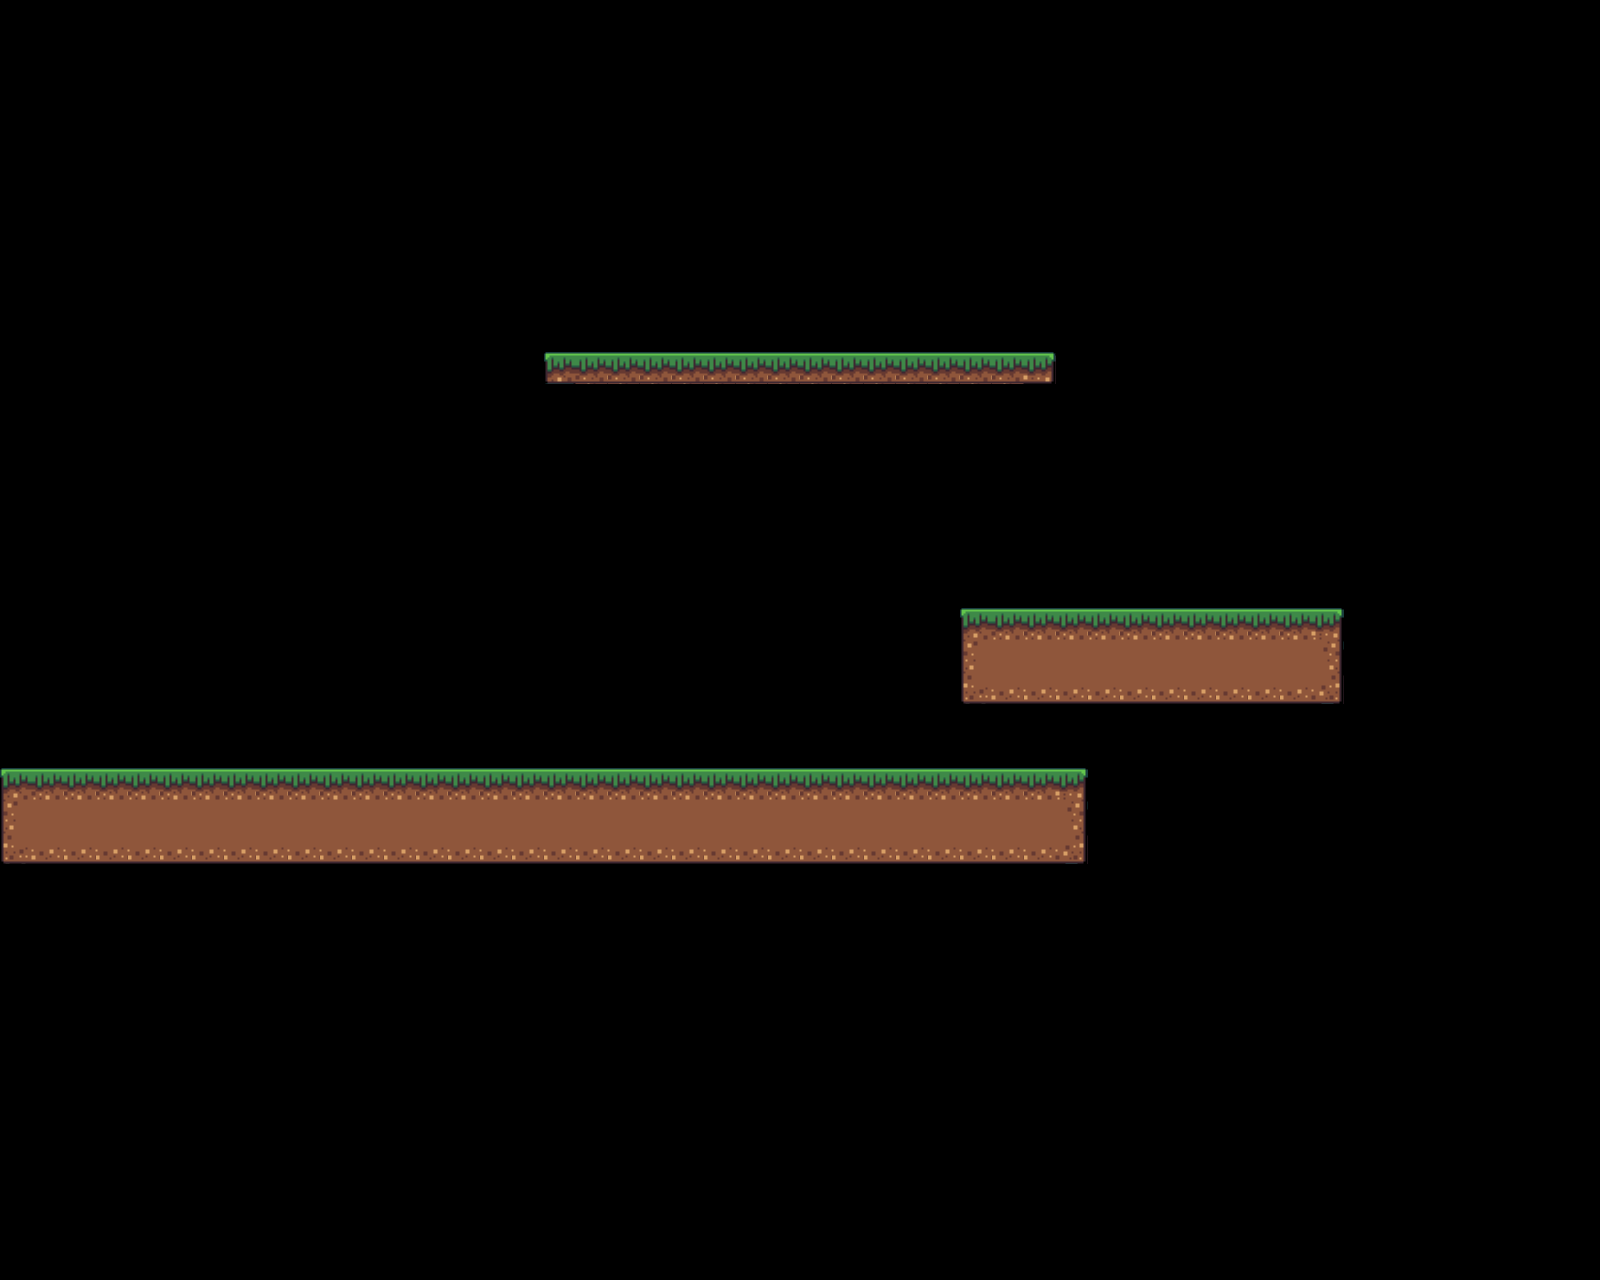

Tiled map render using the project's own tile images. Description and the whole map definition, tile-layer contents included, below:
An orthogonal 50x40 tile map with 32x32 px tiles, 1 tile layer (ground) and 10 objects.

<map version="1.10" tiledversion="1.10.2" orientation="orthogonal" renderorder="right-down" width="50" height="40" tilewidth="32" tileheight="32" infinite="0" nextlayerid="4" nextobjectid="11">
 <tileset firstgid="1" source="tileset_32x32.tsx" />
 <layer id="1" name="ground" width="50" height="40">
  <data encoding="csv">
0,0,0,0,0,0,0,0,0,0,0,0,0,0,0,0,0,0,0,0,0,0,0,0,0,0,0,0,0,0,0,0,0,0,0,0,0,0,0,0,0,0,0,0,0,0,0,0,0,0,
0,0,0,0,0,0,0,0,0,0,0,0,0,0,0,0,0,0,0,0,0,0,0,0,0,0,0,0,0,0,0,0,0,0,0,0,0,0,0,0,0,0,0,0,0,0,0,0,0,0,
0,0,0,0,0,0,0,0,0,0,0,0,0,0,0,0,0,0,0,0,0,0,0,0,0,0,0,0,0,0,0,0,0,0,0,0,0,0,0,0,0,0,0,0,0,0,0,0,0,0,
0,0,0,0,0,0,0,0,0,0,0,0,0,0,0,0,0,0,0,0,0,0,0,0,0,0,0,0,0,0,0,0,0,0,0,0,0,0,0,0,0,0,0,0,0,0,0,0,0,0,
0,0,0,0,0,0,0,0,0,0,0,0,0,0,0,0,0,0,0,0,0,0,0,0,0,0,0,0,0,0,0,0,0,0,0,0,0,0,0,0,0,0,0,0,0,0,0,0,0,0,
0,0,0,0,0,0,0,0,0,0,0,0,0,0,0,0,0,0,0,0,0,0,0,0,0,0,0,0,0,0,0,0,0,0,0,0,0,0,0,0,0,0,0,0,0,0,0,0,0,0,
0,0,0,0,0,0,0,0,0,0,0,0,0,0,0,0,0,0,0,0,0,0,0,0,0,0,0,0,0,0,0,0,0,0,0,0,0,0,0,0,0,0,0,0,0,0,0,0,0,0,
0,0,0,0,0,0,0,0,0,0,0,0,0,0,0,0,0,0,0,0,0,0,0,0,0,0,0,0,0,0,0,0,0,0,0,0,0,0,0,0,0,0,0,0,0,0,0,0,0,0,
0,0,0,0,0,0,0,0,0,0,0,0,0,0,0,0,0,0,0,0,0,0,0,0,0,0,0,0,0,0,0,0,0,0,0,0,0,0,0,0,0,0,0,0,0,0,0,0,0,0,
0,0,0,0,0,0,0,0,0,0,0,0,0,0,0,0,0,0,0,0,0,0,0,0,0,0,0,0,0,0,0,0,0,0,0,0,0,0,0,0,0,0,0,0,0,0,0,0,0,0,
0,0,0,0,0,0,0,0,0,0,0,0,0,0,0,0,0,0,0,0,0,0,0,0,0,0,0,0,0,0,0,0,0,0,0,0,0,0,0,0,0,0,0,0,0,0,0,0,0,0,
0,0,0,0,0,0,0,0,0,0,0,0,0,0,0,0,0,4,5,5,5,5,5,5,5,5,5,5,5,5,5,5,6,0,0,0,0,0,0,0,0,0,0,0,0,0,0,0,0,0,
0,0,0,0,0,0,0,0,0,0,0,0,0,0,0,0,0,0,0,0,0,0,0,0,0,0,0,0,0,0,0,0,0,0,0,0,0,0,0,0,0,0,0,0,0,0,0,0,0,0,
0,0,0,0,0,0,0,0,0,0,0,0,0,0,0,0,0,0,0,0,0,0,0,0,0,0,0,0,0,0,0,0,0,0,0,0,0,0,0,0,0,0,0,0,0,0,0,0,0,0,
0,0,0,0,0,0,0,0,0,0,0,0,0,0,0,0,0,0,0,0,0,0,0,0,0,0,0,0,0,0,0,0,0,0,0,0,0,0,0,0,0,0,0,0,0,0,0,0,0,0,
0,0,0,0,0,0,0,0,0,0,0,0,0,0,0,0,0,0,0,0,0,0,0,0,0,0,0,0,0,0,0,0,0,0,0,0,0,0,0,0,0,0,0,0,0,0,0,0,0,0,
0,0,0,0,0,0,0,0,0,0,0,0,0,0,0,0,0,0,0,0,0,0,0,0,0,0,0,0,0,0,0,0,0,0,0,0,0,0,0,0,0,0,0,0,0,0,0,0,0,0,
0,0,0,0,0,0,0,0,0,0,0,0,0,0,0,0,0,0,0,0,0,0,0,0,0,0,0,0,0,0,0,0,0,0,0,0,0,0,0,0,0,0,0,0,0,0,0,0,0,0,
0,0,0,0,0,0,0,0,0,0,0,0,0,0,0,0,0,0,0,0,0,0,0,0,0,0,0,0,0,0,0,0,0,0,0,0,0,0,0,0,0,0,0,0,0,0,0,0,0,0,
0,0,0,0,0,0,0,0,0,0,0,0,0,0,0,0,0,0,0,0,0,0,0,0,0,0,0,0,0,0,1,2,2,2,2,2,2,2,2,2,2,3,0,0,0,0,0,0,0,0,
0,0,0,0,0,0,0,0,0,0,0,0,0,0,0,0,0,0,0,0,0,0,0,0,0,0,0,0,0,0,8,9,9,9,9,9,9,9,9,9,9,10,0,0,0,0,0,0,0,0,
0,0,0,0,0,0,0,0,0,0,0,0,0,0,0,0,0,0,0,0,0,0,0,0,0,0,0,0,0,0,15,16,16,16,16,16,16,16,16,16,16,17,0,0,0,0,0,0,0,0,
0,0,0,0,0,0,0,0,0,0,0,0,0,0,0,0,0,0,0,0,0,0,0,0,0,0,0,0,0,0,0,0,0,0,0,0,0,0,0,0,0,0,0,0,0,0,0,0,0,0,
0,0,0,0,0,0,0,0,0,0,0,0,0,0,0,0,0,0,0,0,0,0,0,0,0,0,0,0,0,0,0,0,0,0,0,0,0,0,0,0,0,0,0,0,0,0,0,0,0,0,
1,2,2,2,2,2,2,2,2,2,2,2,2,2,2,2,2,2,2,2,2,2,2,2,2,2,2,2,2,2,2,2,2,3,0,0,0,0,0,0,0,0,0,0,0,0,0,0,0,0,
8,9,9,9,9,9,9,9,9,9,9,9,9,9,9,9,9,9,9,9,9,9,9,9,9,9,9,9,9,9,9,9,9,10,0,0,0,0,0,0,0,0,0,0,0,0,0,0,0,0,
15,16,16,16,16,16,16,16,16,16,16,16,16,16,16,16,16,16,16,16,16,16,16,16,16,16,16,16,16,16,16,16,16,17,0,0,0,0,0,0,0,0,0,0,0,0,0,0,0,0,
0,0,0,0,0,0,0,0,0,0,0,0,0,0,0,0,0,0,0,0,0,0,0,0,0,0,0,0,0,0,0,0,0,0,0,0,0,0,0,0,0,0,0,0,0,0,0,0,0,0,
0,0,0,0,0,0,0,0,0,0,0,0,0,0,0,0,0,0,0,0,0,0,0,0,0,0,0,0,0,0,0,0,0,0,0,0,0,0,0,0,0,0,0,0,0,0,0,0,0,0,
0,0,0,0,0,0,0,0,0,0,0,0,0,0,0,0,0,0,0,0,0,0,0,0,0,0,0,0,0,0,0,0,0,0,0,0,0,0,0,0,0,0,0,0,0,0,0,0,0,0,
0,0,0,0,0,0,0,0,0,0,0,0,0,0,0,0,0,0,0,0,0,0,0,0,0,0,0,0,0,0,0,0,0,0,0,0,0,0,0,0,0,0,0,0,0,0,0,0,0,0,
0,0,0,0,0,0,0,0,0,0,0,0,0,0,0,0,0,0,0,0,0,0,0,0,0,0,0,0,0,0,0,0,0,0,0,0,0,0,0,0,0,0,0,0,0,0,0,0,0,0,
0,0,0,0,0,0,0,0,0,0,0,0,0,0,0,0,0,0,0,0,0,0,0,0,0,0,0,0,0,0,0,0,0,0,0,0,0,0,0,0,0,0,0,0,0,0,0,0,0,0,
0,0,0,0,0,0,0,0,0,0,0,0,0,0,0,0,0,0,0,0,0,0,0,0,0,0,0,0,0,0,0,0,0,0,0,0,0,0,0,0,0,0,0,0,0,0,0,0,0,0,
0,0,0,0,0,0,0,0,0,0,0,0,0,0,0,0,0,0,0,0,0,0,0,0,0,0,0,0,0,0,0,0,0,0,0,0,0,0,0,0,0,0,0,0,0,0,0,0,0,0,
0,0,0,0,0,0,0,0,0,0,0,0,0,0,0,0,0,0,0,0,0,0,0,0,0,0,0,0,0,0,0,0,0,0,0,0,0,0,0,0,0,0,0,0,0,0,0,0,0,0,
0,0,0,0,0,0,0,0,0,0,0,0,0,0,0,0,0,0,0,0,0,0,0,0,0,0,0,0,0,0,0,0,0,0,0,0,0,0,0,0,0,0,0,0,0,0,0,0,0,0,
0,0,0,0,0,0,0,0,0,0,0,0,0,0,0,0,0,0,0,0,0,0,0,0,0,0,0,0,0,0,0,0,0,0,0,0,0,0,0,0,0,0,0,0,0,0,0,0,0,0,
0,0,0,0,0,0,0,0,0,0,0,0,0,0,0,0,0,0,0,0,0,0,0,0,0,0,0,0,0,0,0,0,0,0,0,0,0,0,0,0,0,0,0,0,0,0,0,0,0,0,
0,0,0,0,0,0,0,0,0,0,0,0,0,0,0,0,0,0,0,0,0,0,0,0,0,0,0,0,0,0,0,0,0,0,0,0,0,0,0,0,0,0,0,0,0,0,0,0,0,0
</data>
 </layer>
 <objectgroup id="3" name="estrellas">
  <object id="1" x="252.826" y="377.294">
   <point />
  </object>
  <object id="2" x="793.485" y="155.585">
   <point />
  </object>
  <object id="3" x="793.485" y="155.585">
   <point />
  </object>
  <object id="4" x="447.308" y="178.923">
   <point />
  </object>
  <object id="5" x="126.413" y="375.349">
   <point />
  </object>
  <object id="6" x="126.413" y="375.349">
   <point />
  </object>
  <object id="7" x="153.64" y="542.604">
   <point />
  </object>
  <object id="8" x="435.639" y="538.714">
   <point />
  </object>
 </objectgroup>
 <objectgroup id="2" name="gotas">
  <object id="9" x="1234.96" y="188.647">
   <point />
  </object>
  <object id="10" x="1398.32" y="309.226">
   <point />
  </object>
 </objectgroup>
</map>